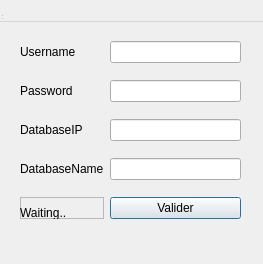
<?xml version="1.0" encoding="UTF-8"?>
<ui version="4.0">
 <class>Dialog</class>
 <widget class="QDialog" name="Dialog">
  <property name="geometry">
   <rect>
    <x>0</x>
    <y>0</y>
    <width>263</width>
    <height>264</height>
   </rect>
  </property>
  <property name="windowTitle">
   <string>MainWindow</string>
  </property>
  <widget class="QMenuBar" name="menubar">
   <property name="geometry">
    <rect>
     <x>0</x>
     <y>0</y>
     <width>800</width>
     <height>22</height>
    </rect>
   </property>
  </widget>
  <widget class="QStatusBar" name="statusbar">
   <property name="geometry">
    <rect>
     <x>0</x>
     <y>0</y>
     <width>3</width>
     <height>21</height>
    </rect>
   </property>
  </widget>
  <widget class="QWidget" name="gridLayoutWidget">
   <property name="geometry">
    <rect>
     <x>20</x>
     <y>30</y>
     <width>221</width>
     <height>201</height>
    </rect>
   </property>
   <layout class="QGridLayout" name="gridLayout">
    <item row="3" column="1">
     <widget class="QLineEdit" name="DbName"/>
    </item>
    <item row="1" column="0">
     <widget class="QLabel" name="C">
      <property name="text">
       <string>Password</string>
      </property>
     </widget>
    </item>
    <item row="2" column="1">
     <widget class="QLineEdit" name="DbIP"/>
    </item>
    <item row="1" column="1">
     <widget class="QLineEdit" name="DbMDP"/>
    </item>
    <item row="2" column="0">
     <widget class="QLabel" name="A">
      <property name="text">
       <string>DatabaseIP</string>
      </property>
     </widget>
    </item>
    <item row="0" column="1">
     <widget class="QLineEdit" name="DbUser"/>
    </item>
    <item row="3" column="0">
     <widget class="QLabel" name="D">
      <property name="text">
       <string>DatabaseName</string>
      </property>
     </widget>
    </item>
    <item row="5" column="1">
     <widget class="QPushButton" name="Confirmation">
      <property name="text">
       <string>Valider</string>
      </property>
     </widget>
    </item>
    <item row="0" column="0">
     <widget class="QLabel" name="B">
      <property name="text">
       <string>Username</string>
      </property>
     </widget>
    </item>
    <item row="5" column="0">
     <widget class="QFrame" name="BarDB">
      <property name="frameShape">
       <enum>QFrame::StyledPanel</enum>
      </property>
      <property name="frameShadow">
       <enum>QFrame::Raised</enum>
      </property>
      <widget class="QLabel" name="EtatDBL">
       <property name="geometry">
        <rect>
         <x>0</x>
         <y>5</y>
         <width>80</width>
         <height>21</height>
        </rect>
       </property>
       <property name="text">
        <string>Waiting..</string>
       </property>
      </widget>
     </widget>
    </item>
   </layout>
  </widget>
 </widget>
 <resources/>
 <connections/>
</ui>
